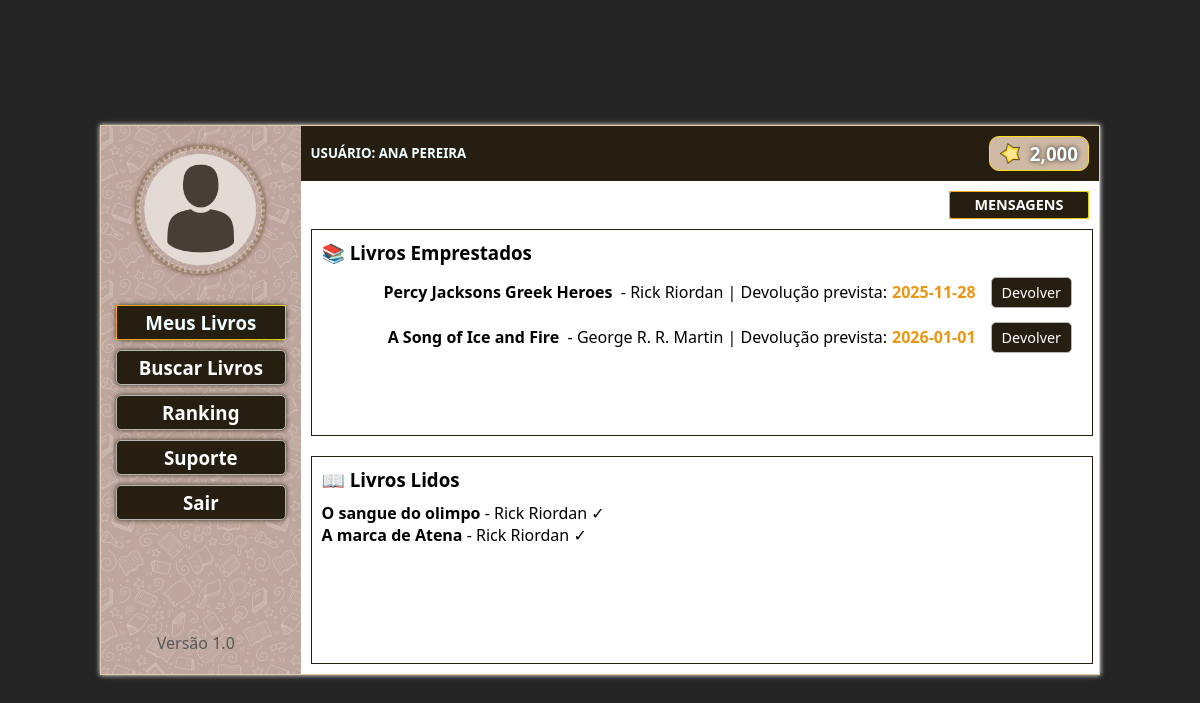
The page /scriptorium_5/painelusuario.php (signed in) on the database its author committed.
### tables this page shows
CREATE TABLE `usuarios` (
  `id_usuario` int(5) unsigned NOT NULL AUTO_INCREMENT,
  `nivel_usuario` int(2) DEFAULT 1,
  `nome_usuario` varchar(80) NOT NULL,
  `senha_usuario` varchar(15) NOT NULL,
  `nascimento_usuario` date NOT NULL,
  `email_usuario` varchar(100) NOT NULL,
  `pontos_usuario` int(5) DEFAULT 500,
  PRIMARY KEY (`id_usuario`),
  UNIQUE KEY `uk_email` (`email_usuario`)
);

CREATE TABLE `emprestimos` (
  `id_emprestimo` int(11) NOT NULL AUTO_INCREMENT,
  `id_usuario` int(5) unsigned NOT NULL,
  `id_livro` int(5) unsigned NOT NULL,
  `data_emprestimo` date NOT NULL,
  `data_devolucao` date NOT NULL,
  PRIMARY KEY (`id_emprestimo`),
  KEY `fk_usuario` (`id_usuario`),
  KEY `fk_livro` (`id_livro`),
  CONSTRAINT `fk_livro` FOREIGN KEY (`id_livro`) REFERENCES `livros` (`id_livro`),
  CONSTRAINT `fk_usuario` FOREIGN KEY (`id_usuario`) REFERENCES `usuarios` (`id_usuario`)
);

CREATE TABLE `livros` (
  `id_livro` int(5) unsigned NOT NULL AUTO_INCREMENT,
  `isbn_livro` varchar(15) DEFAULT NULL,
  `titulo_livro` varchar(100) NOT NULL,
  `genero_livro` varchar(50) NOT NULL,
  `dificuldade` enum('fácil','intermediário','difícil','muito difícil') NOT NULL DEFAULT 'fácil',
  `formatacao` enum('ruim','ok','boa','ótima') NOT NULL DEFAULT 'ok',
  `autor_livro` varchar(100) NOT NULL,
  `paginas_livro` int(5) unsigned NOT NULL,
  `capa_livro` varchar(10) NOT NULL,
  `idade_minima` int(2) unsigned NOT NULL,
  `pontos_livro` int(5) unsigned NOT NULL,
  `status` tinyint(1) DEFAULT 0,
  `observacao` text DEFAULT NULL,
  PRIMARY KEY (`id_livro`),
  UNIQUE KEY `uk_isbn` (`isbn_livro`)
);

CREATE TABLE `livros_lidos` (
  `id` int(11) NOT NULL AUTO_INCREMENT,
  `id_usuario` int(11) NOT NULL,
  `id_livro` int(11) NOT NULL,
  `data_lido` date NOT NULL,
  PRIMARY KEY (`id`),
  UNIQUE KEY `id_usuario` (`id_usuario`,`id_livro`)
);

### scriptorium_5/painelusuario.php (the view, shortened to what this page needs)
<?php
include 'conexao.php';
$id_usuario = $_SESSION['id_usuario'];
$sql = "SELECT nome_usuario, pontos_usuario FROM usuarios WHERE id_usuario = ?";
$stmt = $conn->prepare($sql);
$stmt->bind_param("i", $id_usuario);
$stmt->execute();
$result = $stmt->get_result();
$usuario = $result->fetch_assoc();
$sqlMeusLivros = "
    SELECT e.id_emprestimo, e.data_emprestimo, e.data_devolucao, l.titulo_livro, l.autor_livro
    FROM emprestimos e
    JOIN livros l ON e.id_livro = l.id_livro
    LEFT JOIN devolucoes d ON e.id_emprestimo = d.id_emprestimo
    WHERE e.id_usuario = ? AND d.id_devolucao IS NULL
";
$stmtLivros = $conn->prepare($sqlMeusLivros);
$stmtLivros->bind_param("i", $id_usuario);
$stmtLivros->execute();
$resultLivros = $stmtLivros->get_result();
$meusLivros = $resultLivros->fetch_all(MYSQLI_ASSOC);
$sqlLidos = "
    SELECT l.titulo_livro, l.autor_livro, l.genero_livro, ll.data_lido
    FROM livros_lidos ll
    JOIN livros l ON ll.id_livro = l.id_livro
    WHERE ll.id_usuario = ?
    ORDER BY ll.data_lido DESC
";
$stmtLidos = $conn->prepare($sqlLidos);
$stmtLidos->bind_param("i", $id_usuario);
$stmtLidos->execute();
$resultLidos = $stmtLidos->get_result();
$livrosLidos = $resultLidos->fetch_all(MYSQLI_ASSOC);
?>
<!DOCTYPE html>
<html lang="PT-BR">
<head>
</head>
<body>
<main>
<div class="colunaesquerda">
    <div class="boxperfil"><img src="imagens/imguser.png" alt="" width="80%"></div>
    <div class="caixabotoes">
        <a href=""><div class="botaoselect"><h3>Meus Livros</h3></div></a>
        <a href="buscalivro.php"><div class="botao"><h3>Buscar Livros</h3></div></a>
        <a href="ranking.php"><div class="botao"><h3>Ranking</h3></div></a>
        <a href="suporte.php"><div class="botao"><h3>Suporte</h3></div></a>
        <a href="logout.php"><div class="botao"><h3>Sair</h3></div></a>
    </div>
    <div class="colunaesquerdap"><p>.</p></div>
    <div class="colunaesquerdap"><p>.</p></div>
    <div><p>Versão 1.0</p></div>
</div>
<div class="colunadireita">
    <div class="linhasuperior">
        <div class="boxnomeuser"><h5>USUÁRIO: <?php echo strtoupper(htmlspecialchars($_SESSION['nome_usuario'])); ?></h5></div>
        <div class="boxpontos">
            <img src="imagens/star.png" alt="" width="20">
            <h3><?php echo number_format($usuario['pontos_usuario'], 0); ?></h3>
        </div>
    </div>
    <div class="boxemail">
        <a class='botao-lido' href="inbox_user.php">MENSAGENS</a>
    </div>
    <div class="meuslivros">
        <h3>📚 Livros Emprestados</h3>
        <?php
if (!empty($meusLivros)) {
    foreach ($meusLivros as $livro) {
        echo "<p>
                <strong>{$livro['titulo_livro']}</strong>&nbsp - {$livro['autor_livro']} | Devolução prevista: <strong><span class='datadev'>{$livro['data_devolucao']}</strong></span>
                <a href='devolver.php?id_emprestimo={$livro['id_emprestimo']}' class='botao-lido'>Devolver</a></p>";
    }
} else {
    echo "<p>Nenhum livro emprestado no momento.</p>";
}
?>
    </div>
    <div class="livroslidos">
        <h3>📖 Livros Lidos</h3>
        <?php
        if (!empty($livrosLidos)) {
            foreach ($livrosLidos as $lido) {
             echo "<p><strong>{$lido['titulo_livro']}</strong> - {$lido['autor_livro']}&nbsp&#x2713</p>";
            }
        } else {
            echo "<p>Nenhum livro marcado como lido ainda.</p>";
        }
        ?>
    </div>
</div>
</main>
</body>
</html>

### scriptorium_5/painelusuario.php (style rules this page uses)
* { padding: 0px; margin: 0px; box-sizing: border-box; font-family:'Segoe UI', Tahoma, Geneva, Verdana, sans-serif }
body { width: 100vw; height: 100vh; display: flex; justify-content: center; align-items: center; background-color: rgb(37, 37, 37); }
main { width: 1000px; height: 550px; background-color: rgb(113, 129, 129); display: flex; flex-direction: row; border: 1px solid rgb(230, 203, 168); box-shadow: 0px 0px 5px white; }
.colunaesquerda { background-image: url(imagens/bk_login.png); width: 20%; height: 100%; padding: 10px 20px 10px 10px; display: flex; flex-direction: column; justify-content: space-around; text-align: center; color: rgb(88, 88, 88); }
.colunaesquerdap { color: rgb(202, 181, 154); }
.colunaesquerda img { border:3px dotted rgb(156, 133, 103); border-radius: 65px; box-shadow: 0px 0px 5px rgb(100, 70, 46); }
.boxperfil { margin-left: 9px; }
.caixabotoes { display: flex; flex-direction: column; justify-content: space-evenly; align-items: center; text-align: center; }
.caixabotoes a { width: 100%; text-decoration: none; }
.botao { width: 100%; height: 35px; margin: 5px; background-color: rgb(39, 30, 18); color: rgb(255, 255, 255); border-radius: 5px; display: flex; justify-content: center; align-items: center; border: 1px solid rgb(182, 182, 181); box-shadow: 0px 0px 5px rgb(59, 50, 35); }
.botaoselect { width: 100%; height: 35px; margin: 5px; background-color: rgb(39, 30, 18); color: azure; border-radius: 5px; display: flex; justify-content: center; align-items: center; box-shadow: 0px 0px 5px rgb(59, 50, 35); border-width: 1px; border-style: solid; border-image: linear-gradient(to right, rgb(255, 162, 23), rgb(223, 209, 11)) 1; }
.colunadireita { background-color: white; width: 80%; height: 100%; display: flex; flex-direction: column; justify-content: space-between; }
.linhasuperior { background-color: rgb(39, 30, 18); width: 100%; height: 10%; padding: 10px; color: azure; display: flex; flex-direction: row; justify-content: space-between; align-items: center; }
.boxpontos { background-color: rgb(206, 186, 164); border-radius: 10px; width: 100px; height: 35px; display: flex; flex-direction: row; justify-content: space-between; align-items: center; padding: 10px; border: 1px solid rgb(255, 220, 24); text-shadow: 0px 0px 5px black; }
.boxpontos h3 { text-shadow: 0px 0px 5px rgb(44, 27, 20); }
.meuslivros { background-color: rgb(255, 255, 255); width: 98%; height: 40%; margin: 10px; border: 1px solid rgb(197, 197, 197); overflow: auto; }
.botao-lido { margin-left: 10px; padding: 2px 5px; font-size: 0.9rem; cursor: pointer; }
.meuslivros, .livroslidos { background-color: #fff; width: 98%; height: 38%; margin: 10px; border: 1px solid #c5c5c5; overflow-y: auto; padding: 10px; border: 1px solid rgb(39, 30, 18); scrollbar-color: #dac7bfff rgb(39, 30, 18); }
.boxemail { display: flex; flex-direction: row; justify-content: right; align-items: center; padding-right: 10px; padding-top: 10px; }
.boxemail a { width: 140px; height: 28px; padding: 0px; margin-left: 10px; display: flex; flex-direction: row; justify-content: center; align-items: center; background-color: rgb(39, 30, 18); border: 1px solid; border-radius: 5px; border-image: linear-gradient(to right, rgb(255, 162, 23), rgb(223, 209, 11)) 1; text-decoration: none; font-weight: bold; }
.meuslivros h3, .livroslidos h3 { margin-bottom: 10px; }
.botao-lido { margin-left: 10px; padding: 5px 10px; font-size: 0.9rem; cursor: pointer; background-color: rgb(39, 30, 18); color: #fff; border-radius: 5px; border: 1px solid rgb(182, 182, 181); }
.meuslivros p { height: 35px; margin: 10px; display: flex; flex-direction: row; justify-content: right; align-items: center; text-align: center; }
.meuslivros a { text-decoration: none; }
.meuslivros span { color: rgba(238, 149, 16, 1);; margin: 5px; }

### rows shown on the page
usuarios: pontos_usuario "2,000"
emprestimos: id_livro.titulo_livro "Percy Jacksons Greek Heroes", id_livro.autor_livro "Rick Riordan", data_devolucao "2025-11-28"
emprestimos: id_livro.titulo_livro "A Song of Ice and Fire", id_livro.autor_livro "George R. R. Martin", data_devolucao "2026-01-01"
livros_lidos: id_livro.titulo_livro "O sangue do olimpo", id_livro.autor_livro "Rick Riordan"
livros_lidos: id_livro.titulo_livro "A marca de Atena", id_livro.autor_livro "Rick Riordan"

### other values the page prints
$_SESSION['nome_usuario'] "ANA PEREIRA"
